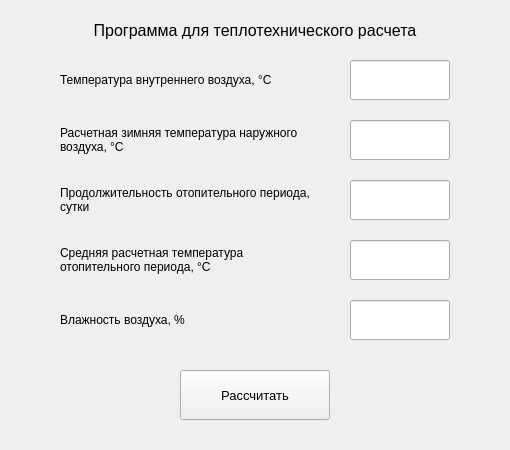
<?xml version="1.0" encoding="UTF-8"?>
<ui version="4.0">
 <class>MainWindow</class>
 <widget class="QMainWindow" name="MainWindow">
  <property name="geometry">
   <rect>
    <x>0</x>
    <y>0</y>
    <width>510</width>
    <height>450</height>
   </rect>
  </property>
  <property name="sizePolicy">
   <sizepolicy hsizetype="Fixed" vsizetype="Fixed">
    <horstretch>0</horstretch>
    <verstretch>0</verstretch>
   </sizepolicy>
  </property>
  <property name="windowTitle">
   <string>MainWindow</string>
  </property>
  <widget class="QWidget" name="centralwidget">
   <widget class="QPushButton" name="pushButton">
    <property name="geometry">
     <rect>
      <x>180</x>
      <y>370</y>
      <width>150</width>
      <height>50</height>
     </rect>
    </property>
    <property name="font">
     <font>
      <pointsize>10</pointsize>
     </font>
    </property>
    <property name="text">
     <string>Рассчитать</string>
    </property>
   </widget>
   <widget class="QLabel" name="label">
    <property name="geometry">
     <rect>
      <x>60</x>
      <y>60</y>
      <width>250</width>
      <height>40</height>
     </rect>
    </property>
    <property name="text">
     <string>Температура внутреннего воздуха, °C</string>
    </property>
   </widget>
   <widget class="QLabel" name="label_2">
    <property name="geometry">
     <rect>
      <x>60</x>
      <y>120</y>
      <width>250</width>
      <height>40</height>
     </rect>
    </property>
    <property name="text">
     <string>Расчетная зимняя температура наружного воздуха, °C</string>
    </property>
    <property name="wordWrap">
     <bool>true</bool>
    </property>
   </widget>
   <widget class="QLabel" name="label_3">
    <property name="geometry">
     <rect>
      <x>60</x>
      <y>180</y>
      <width>250</width>
      <height>40</height>
     </rect>
    </property>
    <property name="text">
     <string>Продолжительность отопительного периода, сутки</string>
    </property>
    <property name="wordWrap">
     <bool>true</bool>
    </property>
   </widget>
   <widget class="QLabel" name="label_4">
    <property name="geometry">
     <rect>
      <x>60</x>
      <y>240</y>
      <width>250</width>
      <height>40</height>
     </rect>
    </property>
    <property name="text">
     <string>Средняя расчетная температура отопительного периода, °C</string>
    </property>
    <property name="wordWrap">
     <bool>true</bool>
    </property>
   </widget>
   <widget class="QLabel" name="label_5">
    <property name="geometry">
     <rect>
      <x>60</x>
      <y>300</y>
      <width>250</width>
      <height>40</height>
     </rect>
    </property>
    <property name="text">
     <string>Влажность воздуха, %</string>
    </property>
   </widget>
   <widget class="QLabel" name="label_6">
    <property name="geometry">
     <rect>
      <x>55</x>
      <y>10</y>
      <width>400</width>
      <height>40</height>
     </rect>
    </property>
    <property name="font">
     <font>
      <pointsize>12</pointsize>
     </font>
    </property>
    <property name="layoutDirection">
     <enum>Qt::LeftToRight</enum>
    </property>
    <property name="text">
     <string>Программа для теплотехнического расчета</string>
    </property>
    <property name="textFormat">
     <enum>Qt::AutoText</enum>
    </property>
    <property name="alignment">
     <set>Qt::AlignCenter</set>
    </property>
   </widget>
   <widget class="QLineEdit" name="lineEdit">
    <property name="geometry">
     <rect>
      <x>350</x>
      <y>60</y>
      <width>100</width>
      <height>40</height>
     </rect>
    </property>
    <property name="alignment">
     <set>Qt::AlignCenter</set>
    </property>
   </widget>
   <widget class="QLineEdit" name="lineEdit_2">
    <property name="geometry">
     <rect>
      <x>350</x>
      <y>120</y>
      <width>100</width>
      <height>40</height>
     </rect>
    </property>
    <property name="alignment">
     <set>Qt::AlignCenter</set>
    </property>
   </widget>
   <widget class="QLineEdit" name="lineEdit_3">
    <property name="geometry">
     <rect>
      <x>350</x>
      <y>180</y>
      <width>100</width>
      <height>40</height>
     </rect>
    </property>
    <property name="alignment">
     <set>Qt::AlignCenter</set>
    </property>
   </widget>
   <widget class="QLineEdit" name="lineEdit_4">
    <property name="geometry">
     <rect>
      <x>350</x>
      <y>240</y>
      <width>100</width>
      <height>40</height>
     </rect>
    </property>
    <property name="alignment">
     <set>Qt::AlignCenter</set>
    </property>
   </widget>
   <widget class="QLineEdit" name="lineEdit_5">
    <property name="geometry">
     <rect>
      <x>350</x>
      <y>300</y>
      <width>100</width>
      <height>40</height>
     </rect>
    </property>
    <property name="alignment">
     <set>Qt::AlignCenter</set>
    </property>
   </widget>
  </widget>
 </widget>
 <resources/>
 <connections/>
</ui>
